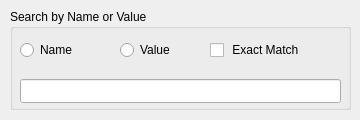
<?xml version="1.0" encoding="UTF-8"?>
<ui version="4.0">
 <class>FindDialog</class>
 <widget class="QDialog" name="FindDialog">
  <property name="geometry">
   <rect>
    <x>0</x>
    <y>0</y>
    <width>360</width>
    <height>120</height>
   </rect>
  </property>
  <property name="minimumSize">
   <size>
    <width>360</width>
    <height>100</height>
   </size>
  </property>
  <property name="maximumSize">
   <size>
    <width>360</width>
    <height>120</height>
   </size>
  </property>
  <property name="windowTitle">
   <string>Find Parts in Layout</string>
  </property>
  <widget class="QGroupBox" name="groupBox">
   <property name="geometry">
    <rect>
     <x>10</x>
     <y>9</y>
     <width>341</width>
     <height>101</height>
    </rect>
   </property>
   <property name="title">
    <string>Search by Name or Value</string>
   </property>
   <widget class="QRadioButton" name="radioName">
    <property name="geometry">
     <rect>
      <x>10</x>
      <y>30</y>
      <width>91</width>
      <height>22</height>
     </rect>
    </property>
    <property name="text">
     <string>Name</string>
    </property>
   </widget>
   <widget class="QRadioButton" name="radioValue">
    <property name="geometry">
     <rect>
      <x>110</x>
      <y>30</y>
      <width>91</width>
      <height>22</height>
     </rect>
    </property>
    <property name="text">
     <string>Value</string>
    </property>
   </widget>
   <widget class="QLineEdit" name="nameEdit">
    <property name="geometry">
     <rect>
      <x>10</x>
      <y>70</y>
      <width>321</width>
      <height>24</height>
     </rect>
    </property>
    <property name="focusPolicy">
     <enum>Qt::ClickFocus</enum>
    </property>
    <property name="toolTip">
     <string>Search for parts containing this text</string>
    </property>
   </widget>
   <widget class="QCheckBox" name="checkExact">
    <property name="geometry">
     <rect>
      <x>200</x>
      <y>30</y>
      <width>131</width>
      <height>22</height>
     </rect>
    </property>
    <property name="toolTip">
     <string>Search for exact match instead of substring</string>
    </property>
    <property name="text">
     <string> Exact Match</string>
    </property>
   </widget>
  </widget>
 </widget>
 <resources/>
 <connections/>
</ui>
